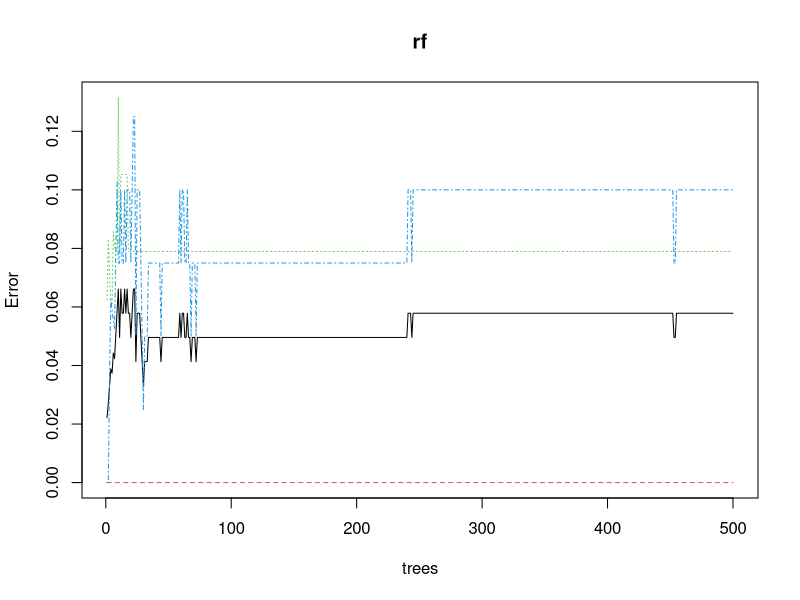
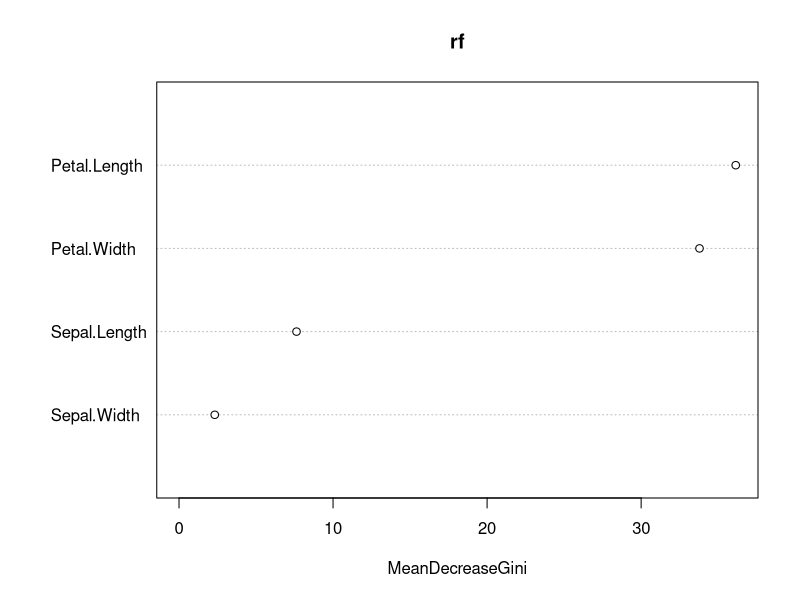
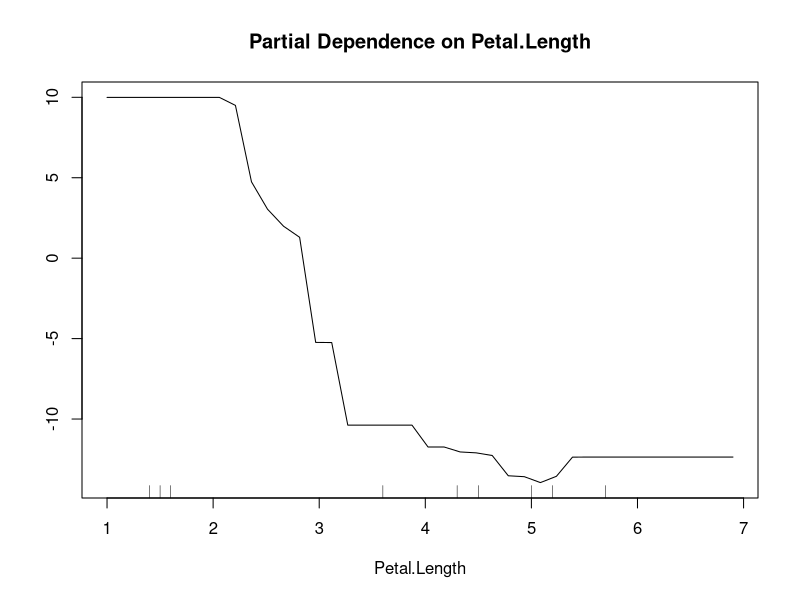
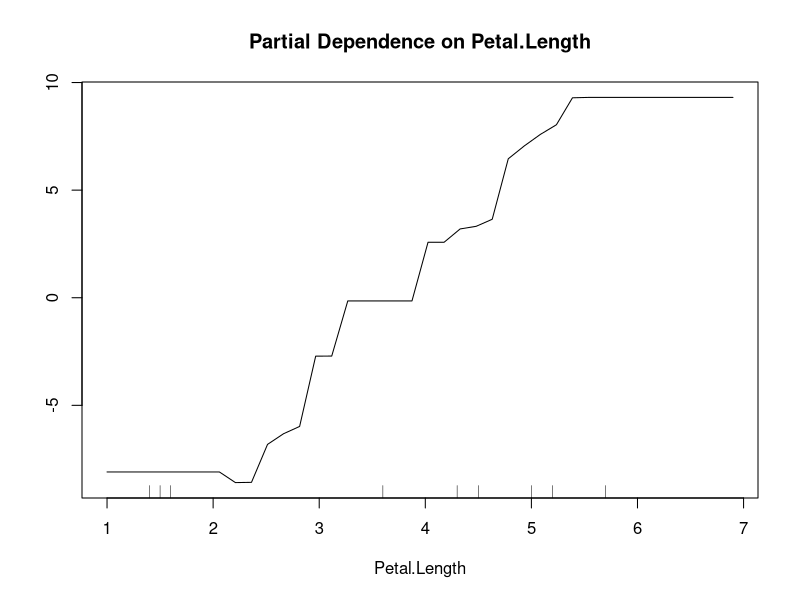
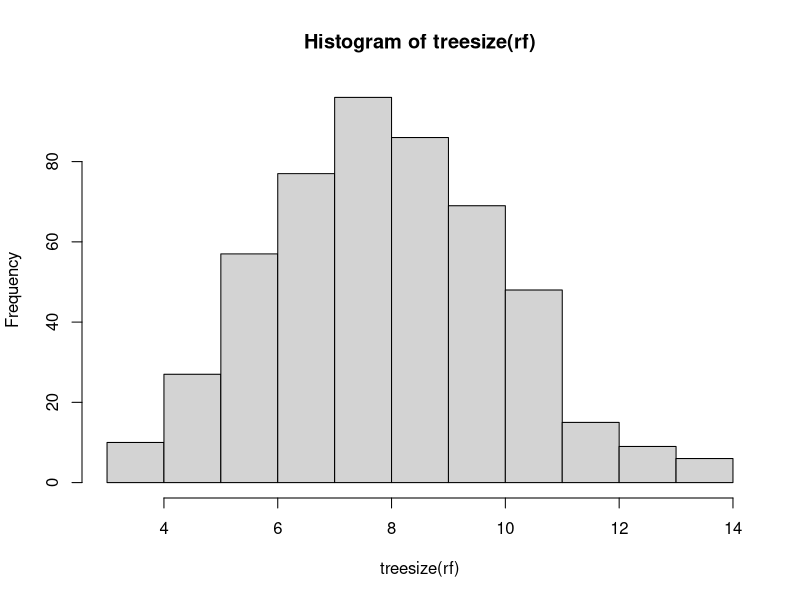

Here is the R script that generated these plots, in order:
#Random Forest Classifier
data("iris")
attach(iris)
str(iris)

#Data Partition
set.seed(117)
ind <- sample(2,nrow(iris),replace = TRUE,prob = c(0.8,0.2))
train <- iris[ind==1,]
test <- iris[ind==2,]

#Random Forest
library(randomForest)
set.seed(117)
rf <- randomForest(Species~.,train)
print(rf)

#Prediction
p1 <- predict(rf,train)
p2 <- predict(rf,test)

#Confusion matrix
library(caret)
library(e1071)
confusionMatrix(p1,train$Species)
confusionMatrix(p2,test$Species)

#Plot Eror Rate of rf
plot(rf)

#Imp Variable
varImpPlot(rf)
importance(rf)

#Partial Plot
partialPlot(rf,train,Petal.Length,"setosa")
partialPlot(rf,train,Petal.Length,"virginica")

hist(treesize(rf))
